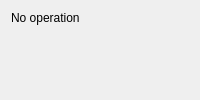
<?xml version="1.0" encoding="UTF-8"?>
<ui version="4.0">
 <class>PluginNop</class>
 <widget class="QWidget" name="PluginNop">
  <property name="sizePolicy">
   <sizepolicy hsizetype="Minimum" vsizetype="Minimum">
    <horstretch>0</horstretch>
    <verstretch>0</verstretch>
   </sizepolicy>
  </property>
  <property name="windowTitle">
   <string>Form</string>
  </property>
  <layout class="QFormLayout" name="formLayout">
   <item row="0" column="0">
    <widget class="QLabel" name="label">
     <property name="text">
      <string>No operation</string>
     </property>
    </widget>
   </item>
  </layout>
 </widget>
 <resources/>
 <connections/>
</ui>
